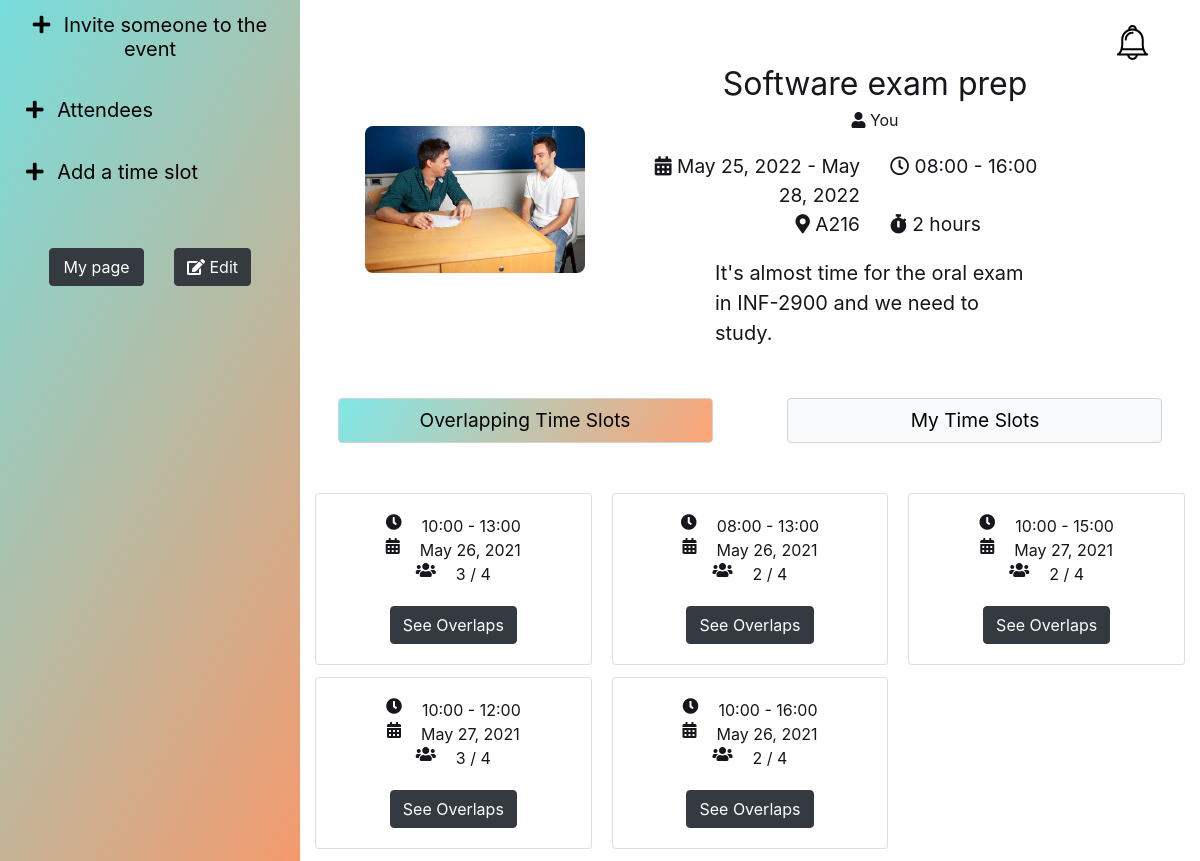
/event/4/ (signed in), run on the app's committed database.
### schedge/models.py (models this page shows, shortened)
class Event(models.Model):
    STATUS_OPTIONS = (("C", "Chosen"), ("U", "Unresolved"), ("F", "Finished"))
    title = models.CharField(max_length=100)
    location = models.CharField(max_length=300)
    description = models.TextField(blank=True, max_length=5000)
    starttime = models.TimeField(default=django.utils.timezone.now)
    endtime = models.TimeField(default=django.utils.timezone.now)
    startdate = models.DateField(default=django.utils.timezone.now)
    enddate = models.DateField(default=django.utils.timezone.now)
    duration = models.DurationField(
        max_length=dt.timedelta(hours=10), default=dt.timedelta()
    )
    image = models.ImageField(default="default.jpg", upload_to="images/")
    status = models.CharField(max_length=10, default="U", choices=STATUS_OPTIONS)
    host = models.ForeignKey(
        get_user_model(), default=1, on_delete=models.CASCADE, related_name="host"
    )
    participants = models.ManyToManyField(get_user_model(), related_name="participants")
    chosen_time = models.DateTimeField(null=True)
    error_css_class = "error"
    @property
    def n_attendees(self):
        return self.participants.count()
    def set_finished(self):
        if self.status == "F":
            return
        if self.chosen_time is not None:
            endtime = self.chosen_time + self.duration
        else:
            tz = get_current_timezone()
            endtime = dt.datetime.combine(self.enddate, self.endtime, tzinfo=tz)
        if endtime < now():
            self.status = "F"
            self.save()

class PotentialTimeSlot(models.Model):
    event = models.ForeignKey(Event, on_delete=models.CASCADE)
    start_time = models.TimeField()
    end_time = models.TimeField()
    date = models.DateField()
    participants = models.ManyToManyField(get_user_model())
    chosen = models.BooleanField(default=False)
    @property
    def n_participants(self):
        return self.participants.count()
    @property
    def split(self):
        interval = 15
        startmin = self.start_time.minute
        duration = self.event.duration
        start = time_add(self.start_time, dt.timedelta(minutes=(startmin + interval - 1) // interval * interval))
        interval_mins = dt.timedelta(minutes=interval)
        times = []
        current = start
        end = time_add(current, duration)
        while end <= self.end_time:
            times.append((current, end))
            current = time_add(current, interval_mins)
            end = time_add(current, duration)
        return times

### schedge/views.py (the view, shortened to what this page needs)
# urls.py: path("event/<int:event_id>/", views.event, name="event"),
@login_required(login_url="/login/")
def event(request, event_id):
    try:
        this_event = Event.objects.get(id=event_id)
    except Event.DoesNotExist:
        raise Http404("404: not valid event id")
    participating = this_event.participants.filter(id=request.user.id).exists()
    if not participating:
        return HttpResponse('Unauthorized', status=401)
    this_event.set_finished()  # set status to F is event is in the past
    pts_unsorted = PotentialTimeSlot.objects.filter(event=this_event)
    potentialtimeslots = pts_unsorted.annotate(n=Count('participants')).order_by('-n')
    your_timeslots = TimeSlot.objects.filter(event=this_event, creator=request.user)
    timeslotform = TimeSlotForm()
    timeslotform.set_limits(this_event)
    participants = this_event.participants.all()
    invites = Invite.objects.filter(event=this_event)
    inviteform = InviteForm(invites=invites, accepted=participants, user=request.user)
    friends = request.user.profile.friends
    context = {
        "event": this_event,
        "timeslotform": timeslotform,
        "your_timeslots": your_timeslots,
        "inviteform": inviteform,
        "participants": participants,
        "invites": invites,
        "pts": potentialtimeslots,
        "friends": friends,
    }
    return render(request, "event.html", context)

### schedge/forms.py (called while the page is built)
    def set_limits(self, event):
        self.fields["date"].widget.attrs["min"] = event.startdate
        self.fields["date"].widget.attrs["max"] = event.enddate
        self.fields["start_time"].widget.attrs["min"] = event.starttime
        self.fields["start_time"].widget.attrs["max"] = event.endtime
        self.fields["end_time"].widget.attrs["min"] = event.starttime
        self.fields["end_time"].widget.attrs["max"] = event.endtime

### schedge/templatetags/nicedelta.py (called while the page is built)
@register.filter()
def nicedelta(timedeltaobj):
    secs = int(timedeltaobj.total_seconds())
    timetot = ""
    if secs > 86400:  # 60sec * 60min * 24hrs
        days = secs // 86400
        timetot += "{} day{}".format(days, "s" if days > 1 else "")
        secs = secs - days * 86400
    if secs > 3600:
        hrs = secs // 3600
        timetot += " {} hour{}".format(hrs, "s" if hrs > 1 else "")
        secs = secs - hrs * 3600
    if secs > 60:
        mins = secs // 60
        timetot += " {} minute{}".format(mins, "s" if mins > 1 else "")
        secs = secs - mins * 60
    if secs > 0:
        timetot += " {} second{}".format(secs, "s" if secs > 1 else "")
    return timetot

### schedge/utils.py (called while the page is built)
def time_add(time, delta):
    return (dt.datetime.combine(dt.date.today(), time) + delta).time()

### schedge/templates/event.html (shortened to what this page needs)
{% extends 'framework.html' %}
{% load static %}
{% load nicedelta %}
{% block stylesheet %}
<link rel="stylesheet" href="{% static 'css/event_style.css' %}" />
<link rel="stylesheet" href="https://cdnjs.cloudflare.com/ajax/libs/font-awesome/5.15.3/css/all.min.css"
 />
{% endblock %}
{% block content %}
<div class="container-fluid h-100">
    <div class="row h-100">
        <div class="col-sm-3 left-section">
            <div class="row">
                <div class="accordion" id="eventAccordion">
                    {% if user == event.host %}
                    {% include "event_hl.html" %}
                    {% endif %}
                    <div class="card card-accordion">
                        <div class="card-header card-accordion" id="headingAttendees">
                            <h2 class="mb-0">
                                <button type="button" class="btn-accordion txt_reset" data-toggle="collapse"
                                    data-target="#collapseAttendees">
                                    <i class="fas fa-plus fa"></i>
                                    Attendees
                                </button>
                            </h2>
                        </div>
                    </div>
                    {%if event.status == "U" %}
                    <div class="card card-accordion">
                        <div class="card-header card-accordion" id="headingTS">
                            <h2 class="mb-0">
                                <button type="button" class="btn-accordion txt_reset" data-toggle="collapse"
                                    data-target="#collapseTS">
                                    <i class="fas fa-plus fa"></i>
                                    Add a time slot
                                </button>
                            </h2>
                        </div>
                    </div>
                    {%endif%}
                </div>
            </div>
            <div class="row justify-content-center m_top_med m_btm_small">
                <div class="col-md-5 txt_center">
                    <a href="{% url 'mypage' %}" class="btn btn-dark full_width">My page</a>
                </div>
                {% if user == event.host %}
                <div class="col-auto txt_center">
                    <a href="{% url 'eventedit' event_id=event.id %}" class="btn btn-dark">
                        <i class="fas fa-edit"></i>
                        Edit</a>
                </div>
                {% endif %}
            </div>
        </div>
        <div class="col m_top_med">
            <div class="row justify-content-center">
                <div class="col-md-11">
                    <div class="row justify-content-center v-center">
                        {% if event.image.url != "/media/default.jpg" %}
                        <div class="col-md-4 event-img-wrap txt_center">
                            <img class="event-img" src="{{event.image.url}}" />
                        </div>
                        {% endif %}
                        <div class="col-md-8 displayright event-txt">
                            <div class="txt_center m_top_xsmall m_btm_small">
                                <span class="event-title " id="id_event_title"> {{event.title}}</span>
                                <br>
                                <i class="fas fa-user"></i>
                                {% if user != event.host %}
                                {{event.host.first_name}} {{event.host.last_name}}
                                {%else%}
                                You
                                {% endif %}
                            </div>
                            <div class="row justify-content-center">
                                {%if event.status == "C"%}
                                <div class="col txt_center txt_large final-time">
                                    <i class="fas fa-calendar-alt"></i>
                                    <i class="far fa-clock m_right_small"></i>
                                    {{event.chosen_time}}
                                </div>
                                {%else%}
                                <div class="col-md txt_large txt_right">
                                    <i class="fas fa-calendar-alt"></i>
                                    {%if event.startdate == event.enddate%}
                                    {{event.startdate}}
                                    {%else%}
                                    {{event.startdate}} - {{event.enddate}}
                                    {%endif%}
                                </div>
                                <div class="col-md txt_large">
                                    <i class="far fa-clock"></i>
                                    {{event.starttime|time:'H:i'}} - {{event.endtime|time:'H:i'}}
                                </div>
                                {%endif%}
                            </div>
                            <div class="row justify-content-center">
                                <div class="col-md txt_large txt_right">
                                    <i class="fas fa-map-marker-alt"></i>
                                    {{event.location}}
                                </div>
                                <div class="col-md txt_large">
                                    <i class="fas fa-stopwatch"></i> {{event.duration|nicedelta}}
                                </div>
                            </div>
                            <div class="row justify-content-center">
                                <div class="col-md-8 event-desc m_top_small">
                                    {{event.description}}
                                </div>
                            </div>
                        </div>
                    </div>
                </div>
            </div>
            {%if event.status == "U"%}
            <div class="row m_top_med justify-content-center txt_center">
                <div class="col-md-5 folder_active btn btn-light" id="overlapTS">
                    <button class="btn-accordion txt_large full_width" onclick="tmslotToggle('overlapTS')">Overlapping
                        Time Slots</button>
                </div>
                <div class="col-md-1"></div>
                <div class="col-md-5 folder_unactive btn btn-light" id="ownTS">
                    <button class="btn-accordion txt_large full_width" onclick="tmslotToggle('ownTS')">My Time
                        Slots</button>
                </div>
            </div>
            <div class="row m_top_med">
                <div class="col displayright">
                    <div dir="overlapTS">
                        <div class="overlapts-txt">
                            <div class="card-columns">
                                {% for pt in pts %}
                                {% if user == event.host%}
                                <div class="card" type="button" data-toggle="modal"
                                    data-target="#exampleModalCenter{{pt.id}}">
                                    {% else %}
                                    <div class="card">
                                        {% endif%}
                                        <div class=" card-body">
                                            <div class=" card-text">
                                                <div class="row justify-content-center">
                                                    <i class="fas fa-clock m_right_small"></i>
                                                    {{pt.start_time|time:"H:i"}} -
                                                    {{pt.end_time|time:"H:i"}}
                                                </div>
                                                <div class="row justify-content-center">
                                                    <i class="fas fa-calendar-alt m_right_small"></i>
                                                    {{pt.date }}
                                                </div>
                                                <div class="row justify-content-center">
                                                    <i class="fas fa-users m_right_small"></i>
                                                    {{pt.n_participants}} / {{event.n_attendees}}
                                                </div>
                                                {% if user == event.host%}
                                                <div class="row justify-content-center m_top_small">
                                                    <div class="btn btn-dark">See Overlaps</div>
                                                </div>
                                                {%endif%}
                                            </div>
                                        </div>
                                        {% if user == event.host%}
                                    </div>
                                    {%else %}
                                </div>
                                {% endif%}
                                {% endfor %}
                            </div>
                        </div>
                            </div>
                        </div>
                    </div>
                </div>
            </div>
            {%endif%}
        </div>
        {% endblock %}

### schedge/static/css/base_stylesheet.css (style rules this page uses)
html, body, main { padding: 0; color: #16161d; }
.txt_large { font-size: larger; }
.txt_center { text-align: center; }
.txt_right { text-align: right; }
.txt_reset { font-size: 20px; }
.m_top_xsmall { margin-top: 10px; }
.m_top_small { margin-top: 20px; }
.m_top_med { margin-top: 50px; }
.m_btm_small { margin-bottom: 20px; }
.m_right_small { margin-right: 20px; }
.full_width { width: 100%; }
.folder_active { background-image: linear-gradient(120deg, rgba(88, 225, 224, 0.75), rgba(255, 135, 74, 0.75)); border: 1px solid lightgrey; font-weight: 900; }
.folder_unactive { border: 1px solid lightgrey; font-weight: none; }
.card-accordion { background-color: transparent !important; border: none !important; }
.btn-accordion { border: none; background-color: transparent; outline: none; }
.v-center { display: flex; align-items: center; }

### schedge/static/css/event_style.css (style rules this page uses)
html, body, main { height: 100%; }
.event-img { margin-left: auto; margin-right: auto; max-width: 80%; object-fit:contain; border-radius: .5rem; }
.event-img-wrap { padding: 0 !important; }
.event-title { font-size: 2em; }
.event-txt { padding-right: 40px; }
.event-desc { font-size: 1.25em; }
.left-section { background-color: lightgray; background-image: linear-gradient(120deg, rgba(88, 225, 224, 0.75), rgba(255, 135, 74, 0.75)); }
#eventAccordion { width: 100%; }
.accordion .fa { margin-right: 0.5rem; }

### data on the page
Event: image (picture), title "Software exam prep", startdate "May 25, 2022", enddate "May 28, 2022", starttime "08:00", endtime "16:00", location "A216", duration|nicedelta "2 hours", description "It's almost time for the oral exam in INF-2900 and we need to study.", n_attendees "4"
PotentialTimeSlot: start_time "10:00", end_time "13:00", date "May 26, 2021", n_participants "3"
PotentialTimeSlot: start_time "10:00", end_time "12:00", date "May 27, 2021", n_participants "3"
PotentialTimeSlot: start_time "08:00", end_time "13:00", date "May 26, 2021", n_participants "2"
PotentialTimeSlot: start_time "10:00", end_time "16:00", date "May 26, 2021", n_participants "2"
PotentialTimeSlot: start_time "10:00", end_time "15:00", date "May 27, 2021", n_participants "2"
